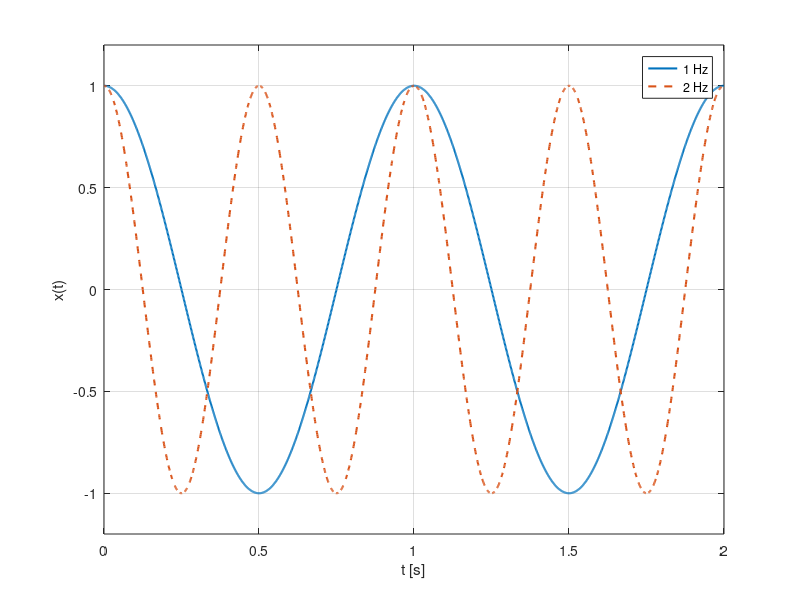

Write the MATLAB code that produced this figure.
t = 0:0.001:2;
x1 = cos(2*pi*1*t);
x2 = cos(2*pi*2*t);

plot(t,x1,'LineWidth',1.5)
hold on
plot(t,x2,'--','LineWidth',1.5)
hold off
grid on
xlabel('t [s]')
ylabel('x(t)')
legend('1 Hz','2 Hz')
ylim([-1.2 1.2])
